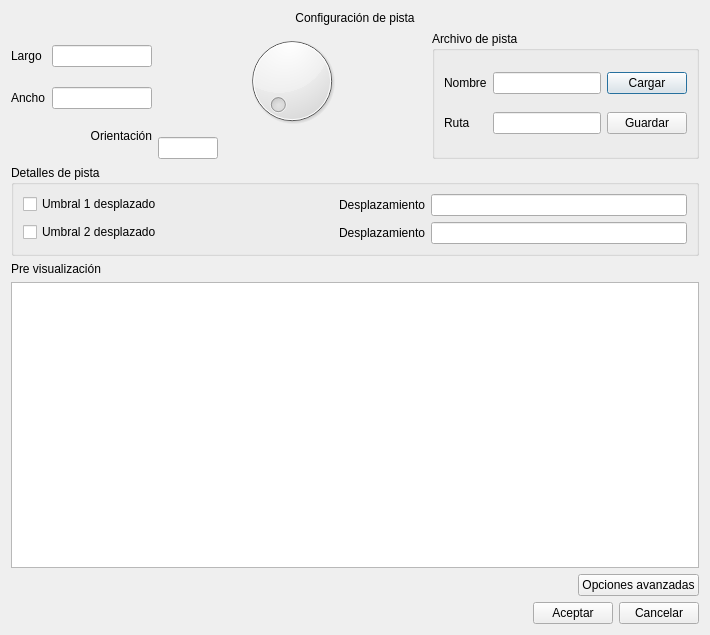
<?xml version="1.0" encoding="UTF-8"?>
<ui version="4.0">
 <class>DialogConfPista</class>
 <widget class="QDialog" name="DialogConfPista">
  <property name="geometry">
   <rect>
    <x>0</x>
    <y>0</y>
    <width>710</width>
    <height>635</height>
   </rect>
  </property>
  <property name="windowTitle">
   <string>Dialog</string>
  </property>
  <layout class="QVBoxLayout" name="verticalLayout_2">
   <item>
    <widget class="QLabel" name="tituloConfPista">
     <property name="text">
      <string>Configuración de pista</string>
     </property>
     <property name="alignment">
      <set>Qt::AlignCenter</set>
     </property>
    </widget>
   </item>
   <item>
    <layout class="QHBoxLayout" name="horizontalLayout">
     <item>
      <layout class="QGridLayout" name="gridLayout_2">
       <item row="0" column="0">
        <widget class="QLabel" name="lbLargo">
         <property name="text">
          <string>Largo</string>
         </property>
        </widget>
       </item>
       <item row="0" column="1">
        <widget class="QLineEdit" name="leLargo">
         <property name="sizePolicy">
          <sizepolicy hsizetype="Preferred" vsizetype="Fixed">
           <horstretch>0</horstretch>
           <verstretch>0</verstretch>
          </sizepolicy>
         </property>
         <property name="maximumSize">
          <size>
           <width>100</width>
           <height>16777215</height>
          </size>
         </property>
        </widget>
       </item>
       <item row="1" column="0">
        <widget class="QLabel" name="lbAncho">
         <property name="text">
          <string>Ancho</string>
         </property>
        </widget>
       </item>
       <item row="1" column="1">
        <widget class="QLineEdit" name="leAncho">
         <property name="sizePolicy">
          <sizepolicy hsizetype="Preferred" vsizetype="Fixed">
           <horstretch>0</horstretch>
           <verstretch>0</verstretch>
          </sizepolicy>
         </property>
         <property name="maximumSize">
          <size>
           <width>100</width>
           <height>16777215</height>
          </size>
         </property>
        </widget>
       </item>
       <item row="2" column="0" colspan="2">
        <widget class="QLabel" name="label_3">
         <property name="sizePolicy">
          <sizepolicy hsizetype="Preferred" vsizetype="Fixed">
           <horstretch>0</horstretch>
           <verstretch>0</verstretch>
          </sizepolicy>
         </property>
         <property name="text">
          <string>Orientación</string>
         </property>
         <property name="alignment">
          <set>Qt::AlignRight|Qt::AlignTrailing|Qt::AlignVCenter</set>
         </property>
        </widget>
       </item>
      </layout>
     </item>
     <item>
      <layout class="QVBoxLayout" name="vlDial">
       <item>
        <widget class="QDial" name="dial">
         <property name="sizePolicy">
          <sizepolicy hsizetype="Expanding" vsizetype="Preferred">
           <horstretch>0</horstretch>
           <verstretch>0</verstretch>
          </sizepolicy>
         </property>
        </widget>
       </item>
       <item>
        <widget class="QLineEdit" name="leOrientacion">
         <property name="maximumSize">
          <size>
           <width>60</width>
           <height>16777215</height>
          </size>
         </property>
         <property name="layoutDirection">
          <enum>Qt::LeftToRight</enum>
         </property>
         <property name="alignment">
          <set>Qt::AlignCenter</set>
         </property>
        </widget>
       </item>
      </layout>
     </item>
     <item>
      <widget class="QGroupBox" name="gbArchivoPista">
       <property name="title">
        <string>Archivo de pista</string>
       </property>
       <layout class="QGridLayout" name="gridLayout">
        <item row="0" column="0">
         <widget class="QLabel" name="lbNombre">
          <property name="text">
           <string>Nombre</string>
          </property>
         </widget>
        </item>
        <item row="0" column="1">
         <widget class="QLineEdit" name="leNombreArchivo"/>
        </item>
        <item row="0" column="2">
         <widget class="QPushButton" name="pbCargar">
          <property name="text">
           <string>Cargar</string>
          </property>
         </widget>
        </item>
        <item row="1" column="0">
         <widget class="QLabel" name="lbDireccion">
          <property name="text">
           <string>Ruta</string>
          </property>
         </widget>
        </item>
        <item row="1" column="1">
         <widget class="QLineEdit" name="leRutaArchivo"/>
        </item>
        <item row="1" column="2">
         <widget class="QPushButton" name="pbGuardar">
          <property name="text">
           <string>Guardar</string>
          </property>
         </widget>
        </item>
       </layout>
      </widget>
     </item>
    </layout>
   </item>
   <item>
    <widget class="QGroupBox" name="groupBox">
     <property name="title">
      <string>Detalles de pista</string>
     </property>
     <layout class="QFormLayout" name="formLayout">
      <item row="0" column="0">
       <widget class="QCheckBox" name="chkUmbral1">
        <property name="layoutDirection">
         <enum>Qt::LeftToRight</enum>
        </property>
        <property name="text">
         <string>Umbral 1 desplazado</string>
        </property>
       </widget>
      </item>
      <item row="0" column="1">
       <layout class="QHBoxLayout" name="horizontalLayout_4">
        <item>
         <widget class="QLabel" name="lbUmbral1">
          <property name="text">
           <string>Desplazamiento</string>
          </property>
          <property name="alignment">
           <set>Qt::AlignRight|Qt::AlignTrailing|Qt::AlignVCenter</set>
          </property>
          <property name="buddy">
           <cstring>leUmbral1</cstring>
          </property>
         </widget>
        </item>
        <item>
         <widget class="QLineEdit" name="leUmbral1">
          <property name="sizePolicy">
           <sizepolicy hsizetype="Preferred" vsizetype="Fixed">
            <horstretch>0</horstretch>
            <verstretch>0</verstretch>
           </sizepolicy>
          </property>
         </widget>
        </item>
       </layout>
      </item>
      <item row="1" column="0">
       <widget class="QCheckBox" name="chkUmbral2">
        <property name="layoutDirection">
         <enum>Qt::LeftToRight</enum>
        </property>
        <property name="text">
         <string>Umbral 2 desplazado</string>
        </property>
       </widget>
      </item>
      <item row="1" column="1">
       <layout class="QHBoxLayout" name="horizontalLayout_5">
        <item>
         <widget class="QLabel" name="lbUmbral2">
          <property name="text">
           <string>Desplazamiento</string>
          </property>
          <property name="alignment">
           <set>Qt::AlignRight|Qt::AlignTrailing|Qt::AlignVCenter</set>
          </property>
          <property name="buddy">
           <cstring>leUmbral2</cstring>
          </property>
         </widget>
        </item>
        <item>
         <widget class="QLineEdit" name="leUmbral2">
          <property name="sizePolicy">
           <sizepolicy hsizetype="Preferred" vsizetype="Fixed">
            <horstretch>0</horstretch>
            <verstretch>0</verstretch>
           </sizepolicy>
          </property>
         </widget>
        </item>
       </layout>
      </item>
     </layout>
    </widget>
   </item>
   <item>
    <widget class="QLabel" name="lbPreVisualizacion">
     <property name="text">
      <string>Pre visualización</string>
     </property>
    </widget>
   </item>
   <item>
    <widget class="QGraphicsView" name="gvPreVisualizacion"/>
   </item>
   <item>
    <layout class="QHBoxLayout" name="horizontalLayout_3">
     <item>
      <spacer name="horizontalSpacer_2">
       <property name="orientation">
        <enum>Qt::Horizontal</enum>
       </property>
       <property name="sizeHint" stdset="0">
        <size>
         <width>40</width>
         <height>20</height>
        </size>
       </property>
      </spacer>
     </item>
     <item>
      <widget class="QPushButton" name="pbOpcionesAvanzadas">
       <property name="text">
        <string>Opciones avanzadas</string>
       </property>
      </widget>
     </item>
    </layout>
   </item>
   <item>
    <layout class="QHBoxLayout" name="horizontalLayout_2">
     <item>
      <spacer name="horizontalSpacer">
       <property name="orientation">
        <enum>Qt::Horizontal</enum>
       </property>
       <property name="sizeHint" stdset="0">
        <size>
         <width>40</width>
         <height>20</height>
        </size>
       </property>
      </spacer>
     </item>
     <item>
      <widget class="QPushButton" name="pbAceptar">
       <property name="text">
        <string>Aceptar</string>
       </property>
      </widget>
     </item>
     <item>
      <widget class="QPushButton" name="pbCancelar">
       <property name="text">
        <string>Cancelar</string>
       </property>
      </widget>
     </item>
    </layout>
   </item>
  </layout>
 </widget>
 <resources/>
 <connections/>
</ui>
